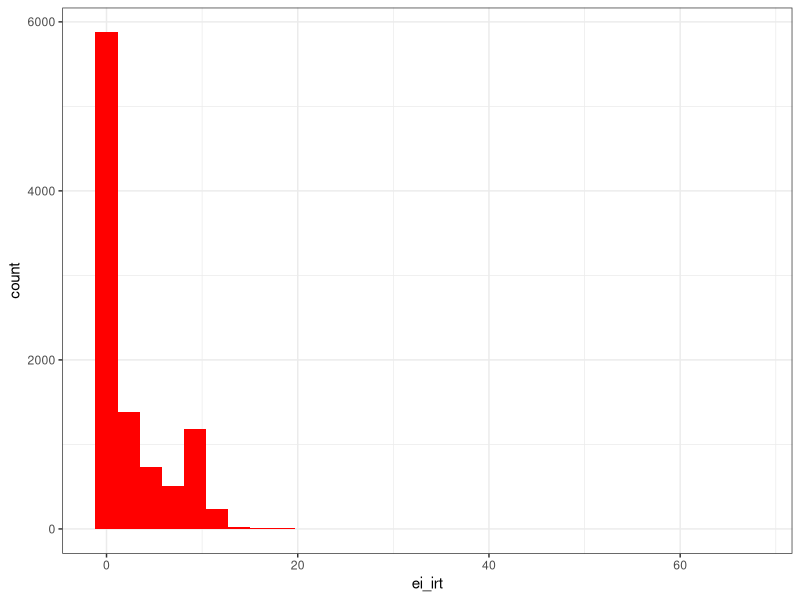
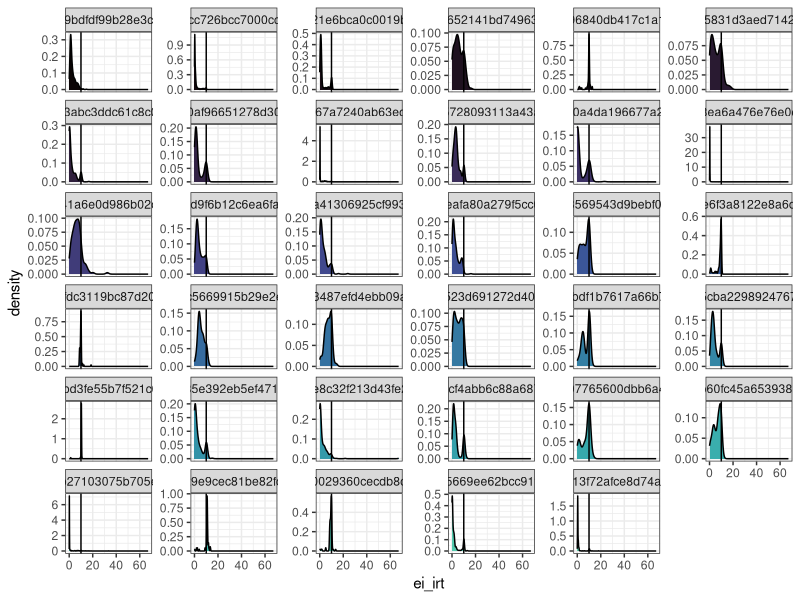
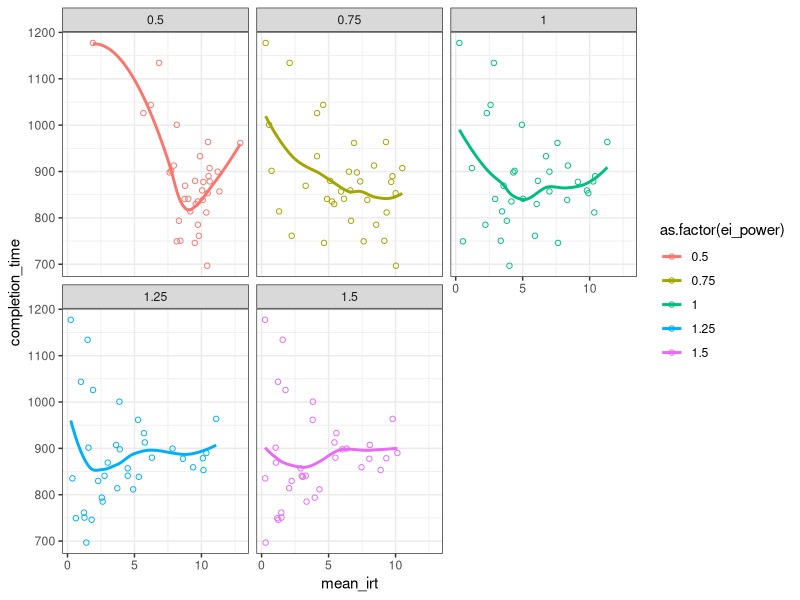

Write the R code that produced these figures, in order.
# initial data visualization

# load libraries ----------------------------------------------------------

library(tidyverse)

# load data ---------------------------------------------------------------

myd <- read_csv('data/cleaned/ei_35_pp_cleaned.csv')

glimpse(myd)

# visualization -----------------------------------------------------------

myd |> 
  ggplot(aes(x = ei_irt)) + 
  geom_histogram(fill = 'red') + 
  theme_bw()

myd |> 
  ggplot(aes(x = ei_irt, fill = as.factor(pid))) + 
  geom_density() + 
  geom_vline(xintercept = 10) + 
  scale_fill_viridis_d(guide = 'none', option = 'mako', end = .8) +
  theme_bw() + 
  facet_wrap(~pid, scales = 'free_y')

myd |> 
  group_by(pid, ei_power) |> 
  summarize(
    mean_irt = mean(ei_irt), 
    completion_time = unique(completion_time)
  ) |> 
  ggplot(aes(x = mean_irt, y = completion_time, color = as.factor(ei_power))) + 
  geom_point(shape = 1) + 
  geom_smooth(method = 'loess', se = F) + 
  theme_bw() + 
  facet_wrap(~ei_power)
  
